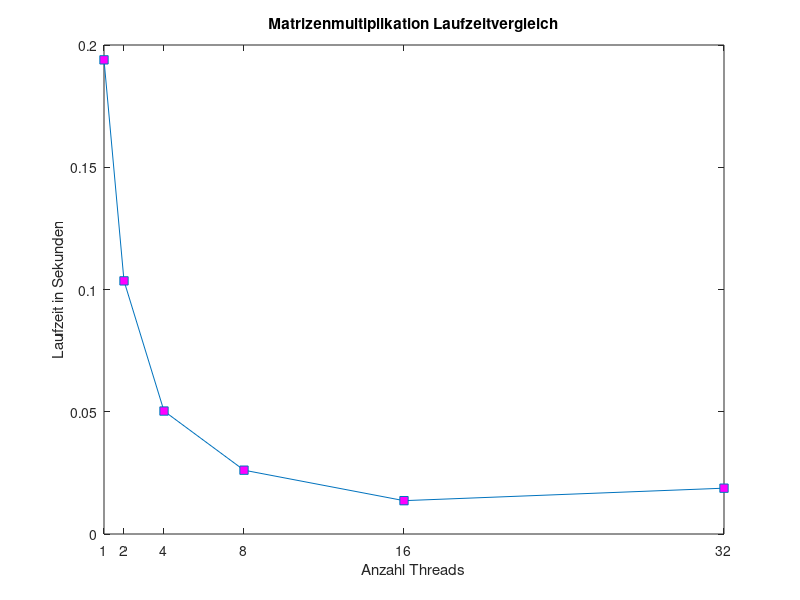

MATLAB code for this plot:
clf;
cores=[1; 2; 4; 8; 16; 32];
times=[0.193926; 0.103533; 0.050293; 0.026104; 0.013637; 0.018740];
seq=[0.0123552500,0.0123552500,0.0123552500,0.0123552500,0.0123552500];
h=plot(cores,times,"linestyle","-","marker","s","markerfacecolor","m");
xlim([1,32]);
set(gca,'XTick',cores);
title("Matrizenmultiplikation Laufzeitvergleich");
xlabel("Anzahl Threads");
ylabel("Laufzeit in Sekunden");
%print -deps 6.eps